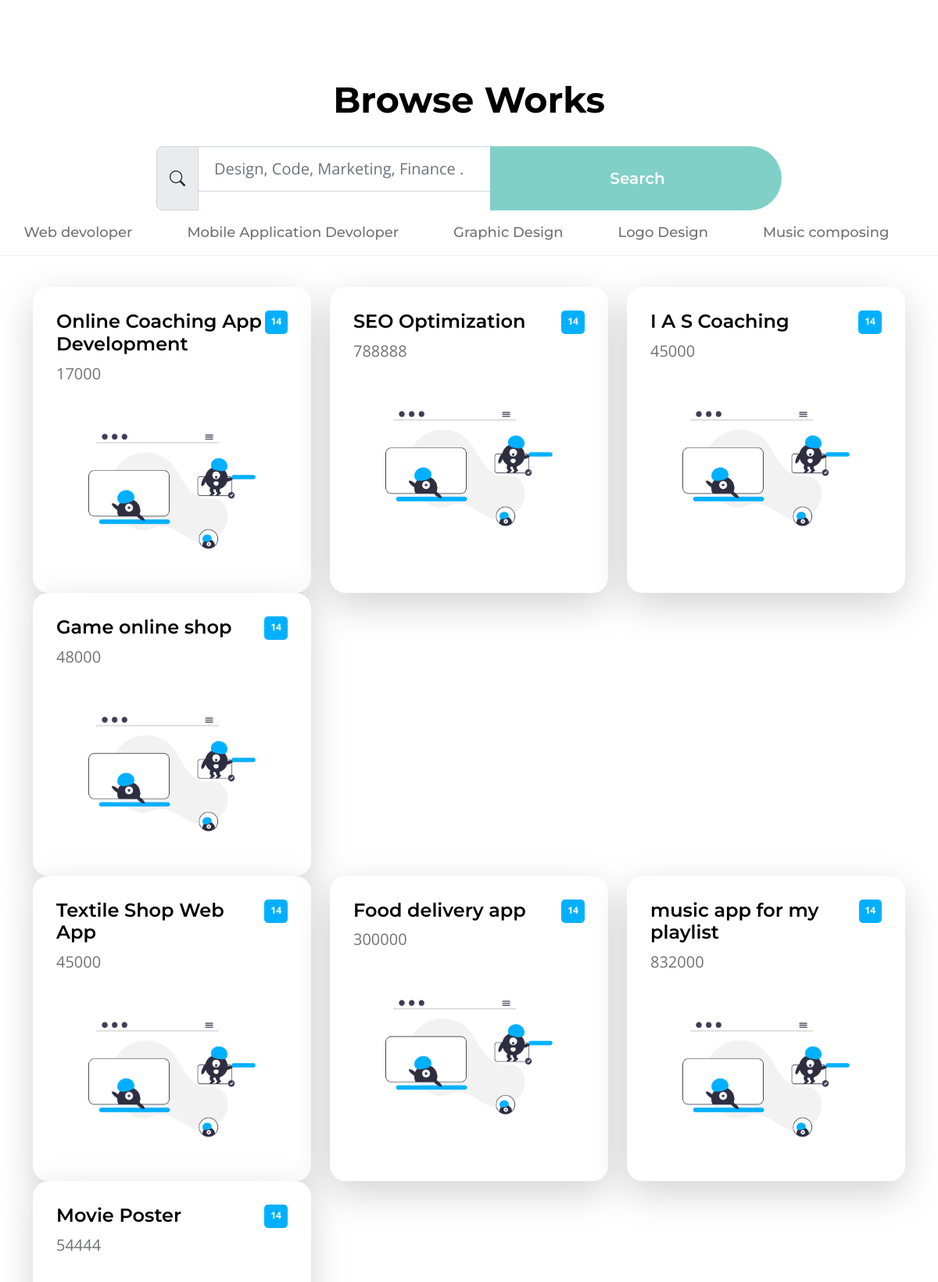
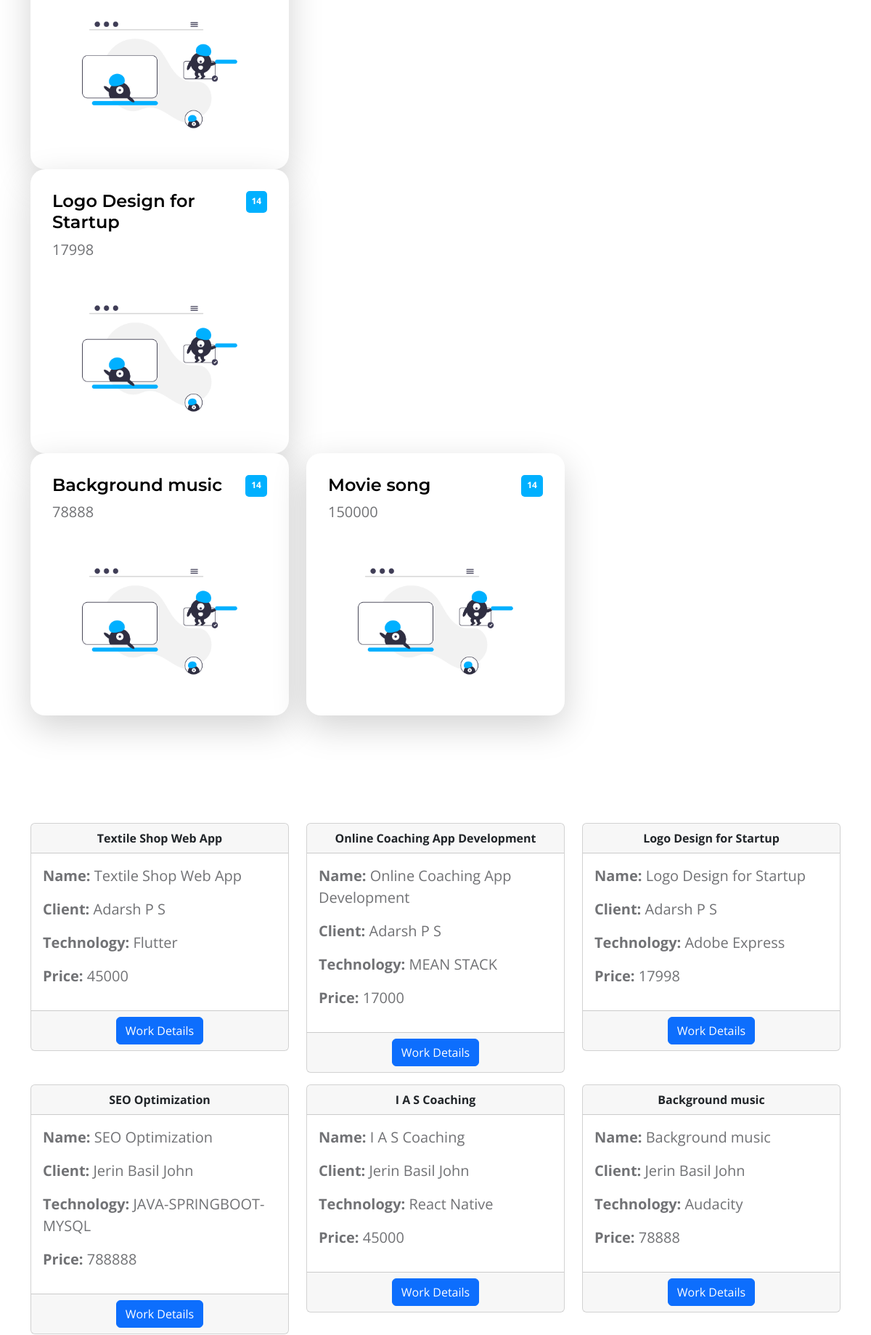
Screenshot of /Asset/Files/Client/Workdocs/originalviewworks.php (upper part) with the database file from the repository (2 pictures, top to bottom).
### tables this page shows
CREATE TABLE `tbl_category` (
  `category_id` int(11) NOT NULL,
  `category_name` varchar(50) NOT NULL
);

CREATE TABLE `tbl_work` (
  `work_id` int(11) NOT NULL,
  `work_name` varchar(100) NOT NULL,
  `work_price` varchar(50) NOT NULL,
  `work_details` varchar(1000) NOT NULL,
  `work_doc` varchar(50) NOT NULL,
  `client_id` int(11) NOT NULL,
  `subcat_id` int(11) NOT NULL,
  `work_final` varchar(100) NOT NULL,
  `work_status` int(11) NOT NULL DEFAULT 0
);

CREATE TABLE `tbl_client` (
  `client_id` int(11) NOT NULL,
  `client_name` varchar(50) NOT NULL,
  `client_email` varchar(50) NOT NULL,
  `place_id` int(11) NOT NULL,
  `client_address` varchar(100) NOT NULL,
  `client_photo` varchar(50) NOT NULL,
  `client_proof` varchar(50) NOT NULL,
  `client_password` varchar(50) NOT NULL,
  `client_dob` varchar(50) NOT NULL,
  `client_contact` varchar(50) NOT NULL,
  `client_status` int(11) NOT NULL,
  `client_gender` varchar(50) NOT NULL
);

CREATE TABLE `tbl_subcat` (
  `subcat_id` int(11) NOT NULL,
  `subcat_name` varchar(50) NOT NULL,
  `category_id` int(11) NOT NULL
);

### Asset/Files/Client/Workdocs/originalviewworks.php (the view, shortened to what this page needs)
<?php
include('Header.php');
?>
<!DOCTYPE html PUBLIC "-//W3C//DTD XHTML 1.0 Transitional//EN" "http://www.w3.org/TR/xhtml1/DTD/xhtml1-transitional.dtd">
<html xmlns="http://www.w3.org/1999/xhtml">
<head>
  <link href="../Asset/Templates/Main/css/bootstrap.min.css" rel="stylesheet">
  <link href="../Asset/Templates/Main/css/bootstrap-icons.css" rel="stylesheet">
  <link href="../Asset/Templates/Main/css/templatemo-topic-listing.css" rel="stylesheet">
</head>
<body>
  <section class="explore-section section-padding" id="section_2">
    <div class="container">
      <div class="col-12 text-center">
        <h2 class="mb-4">Browse Works</h1>
      </div>
    </div>
    <div class="col-lg-8 col-12 mx-auto">
      <form method="get" class="custom-form mt-4 pt-2 mb-lg-0 mb-5" role="search">
        <div class="input-group input-group-lg">
          <span class="input-group-text bi-search" id="basic-addon1">
          </span>
          <input name="keyword" type="search" class="form-control" id="keyword" placeholder="Design, Code, Marketing, Finance ..." aria-label="Search">
          <button type="submit" class="form-control">Search</button>
        </div>
      </form>
    </div>
    <div class="container-fluid">
      <div class="row">
        <ul class="nav nav-tabs" id="myTab" role="tablist">
          <?php
          $selqry = "SELECT * FROM tbl_category";
          $category = $con->query($selqry);
          while ($data = $category->fetch_assoc()) {
          ?>
            <li class="nav-item" role="presentation">
              <button class="nav-link" id="<?php echo $data['category_id'] ?>" data-bs-toggle="tab" data-bs-target="#<?php echo $data['category_id'] ?>-tab-pane" type="button" role="tab" aria-controls="<?php echo $data['category_id'] ?>-tab-pane" aria-selected="true"><?php echo $data['category_name'] ?></button>
            </li>
            <br>
          <?php
          }
          ?>
        </ul>
      </div>
    </div>
    <div class="container">
      <div class="row">
        <div class="col-12">
          <div class="tab-content" id="myTabContent">
            <?php
            $selCat = "select * from tbl_category";
            $resCat = $con->query($selCat);
            while ($dataCat = $resCat->fetch_assoc()) {
            ?>
              <div class="tab-pane fade show active" id="<?php echo $dataCat['category_id'] ?>-tab-pane" role="tabpanel" aria-labelledby="<?php echo $dataCat['category_id'] ?>-tab" tabindex="0">
                <div class="row">
                  <?php
                  $selqry = "SELECT * FROM tbl_work w inner join tbl_subcat s on w.subcat_id=s.subcat_id where category_id=" . $dataCat['category_id'];
                  $work = $con->query($selqry);
                  while ($data = $work->fetch_assoc()) {
                  ?>
                    <div class="col-lg-4 col-md-6 col-12 mb-4 mb-lg-0">
                      <div class="custom-block bg-white shadow-lg">
                        <a href="topics-detail.html">
                          <div class="d-flex">
                            <div>
                              <h5 class="mb-2"><?php echo $data['work_name']   ?></h5>
                              <p class="mb-0"><?php echo $data['work_price'] ?></p>
                            </div>
                            <span class="badge bg-design rounded-pill ms-auto">14</span>
                          </div>
                          <img src="images/topics/undraw_Remote_design_team_re_urdx.png" class="custom-block-image img-fluid" alt="">
                        </a>
                      </div>
                    </div>
                  <?php
                  }
                  ?>
                </div>
              </div>
            <?php
            }
            ?>
          </div>
        </div>
      </div>
  </section>
  <form id="frm_view" name="frm_view" method="post" action="">
    <div class="container mt-5">
      <div class="row ">
        <?php
        $selqry = "SELECT * FROM tbl_work u
           INNER JOIN tbl_client p ON u.client_id = p.client_id
           INNER JOIN tbl_subcat s ON u.subcat_id = s.subcat_id
           INNER JOIN tbl_category c ON s.category_id = c.category_id";
        $work = $con->query($selqry);
        while ($data = $work->fetch_assoc()) {
        ?>
          <div class="col-md-4 mb-3">
            <div class="card">
              <div class="card-header text-center">
                <strong><?php echo $data['work_name'] ?></strong>
              </div>
              <div class="card-body">
                <p><strong>Name:</strong> <?php echo $data['work_name'] ?></p>
                <p><strong>Client:</strong> <?php echo $data['client_name'] ?></p>
                <p><strong>Technology:</strong> <?php echo $data['subcat_name'] ?></p>
                <p><strong>Price:</strong> <?php echo $data['work_price'] ?></p>
              </div>
              <div class="card-footer text-center">
                <a href="Work_Details.php?wid=<?php echo $data['work_id']; ?>" class="btn btn-primary">Work Details</a>
              </div>
            </div>
          </div>
          <br>
        <?php
        }
        ?>
      </div>
    </div>
  </form>
</body>
</html>

### Asset/Templates/Main/css/templatemo-topic-listing.css (style rules this page uses)
:root { --white-color: #ffffff; --primary-color: #13547a; --secondary-color: #80d0c7; --section-bg-color: #f0f8ff; --custom-btn-bg-color: #80d0c7; --custom-btn-bg-hover-color: #13547a; --dark-color: #000000; --p-color: #717275; --border-color: #7fffd4; --link-hover-color: #13547a; --body-font-family: 'Open Sans', sans-serif; --title-font-family: 'Montserrat', sans-serif; --h1-font-size: 58px; --h2-font-size: 46px; --h3-font-size: 32px; --h4-font-size: 28px; --h5-font-size: 24px; --h6-font-size: 22px; --p-font-size: 20px; --menu-font-size: 14px; --btn-font-size: 18px; --copyright-font-size: 16px; --border-radius-large: 100px; --border-radius-medium: 20px; --border-radius-small: 10px; --font-weight-normal: 400; --font-weight-medium: 500; --font-weight-semibold: 600; --font-weight-bold: 700; }
body { background-color: var(--white-color); font-family: var(--body-font-family); }
h2, h3, h4, h5, h6 { color: var(--dark-color); }
h1, h2, h3, h4, h5, h6 { font-family: var(--title-font-family); font-weight: var(--font-weight-semibold); }
h2 { font-size: var(--h2-font-size); font-weight: var(--font-weight-bold); }
h5 { font-size: var(--h5-font-size); }
p { color: var(--p-color); font-size: var(--p-font-size); font-weight: var(--font-weight-normal); }
ul li { color: var(--p-color); font-size: var(--p-font-size); font-weight: var(--font-weight-normal); }
a, button { touch-action: manipulation; transition: all 0.3s; }
a { display: inline-block; color: var(--primary-color); text-decoration: none; }
b, strong { font-weight: var(--font-weight-bold); }
.section-padding { padding-top: 100px; padding-bottom: 100px; }
.tab-content { background-color: var(--white-color); border-radius: var(--border-radius-medium); }
.nav-tabs { border-bottom: 1px solid #ecf3f2; margin-bottom: 40px; justify-content: center; }
.nav-tabs .nav-link { border-radius: 0; border-top: 0; border-right: 0; border-left: 0; color: var(--p-color); font-family: var(--title-font-family); font-size: var(--btn-font-size); font-weight: var(--font-weight-medium); padding: 15px 25px; transition: all 0.3s; }
.nav-tabs .nav-link:first-child { margin-right: 20px; }
.custom-block { border-radius: var(--border-radius-medium); position: relative; overflow: hidden; padding: 30px; transition: all 0.3s ease; height: 100%; }
.custom-block > a { width: 100%; }
.custom-block-image { display: block; width: 100%; height: 200px; object-fit: cover; margin-top: 35px; }
.custom-block .rounded-pill { border-radius: 5px !important; display: flex; justify-content: center; text-align: center; width: 30px; height: 30px; line-height: 20px; }
.bg-design { background-color: #00B0FF; }
.custom-form .form-control { border-radius: var(--border-radius-large); color: var(--p-color); margin-bottom: 24px; padding-top: 13px; padding-bottom: 13px; padding-left: 20px; outline: none; }
.custom-form button[type="submit"] { background: var(--custom-btn-bg-color); border: none; border-radius: var(--border-radius-large); color: var(--white-color); font-family: var(--title-font-family); font-size: var(--p-font-size); font-weight: var(--font-weight-semibold); transition: all 0.3s; margin-bottom: 0; }

### rows the page displays
tbl_category: category_name "Web devoloper"
tbl_category: category_name "Mobile Application Devoloper"
tbl_category: category_name "Graphic Design"
tbl_category: category_name "Logo Design"
tbl_category: category_name "Music composing"
tbl_work: work_name "Online Coaching App Development", work_price "17000", client.client_name "Adarsh P S", subcat.subcat_name "MEAN STACK"
tbl_work: work_name "SEO Optimization", work_price "788888", client.client_name "Jerin Basil John", subcat.subcat_name "JAVA-SPRINGBOOT-MYSQL"
tbl_work: work_name "I A S Coaching", work_price "45000", client.client_name "Jerin Basil John", subcat.subcat_name "React Native"
tbl_work: work_name "Game online shop", work_price "48000"
tbl_work: work_name "Textile Shop Web App", work_price "45000", client.client_name "Adarsh P S", subcat.subcat_name "Flutter"
tbl_work: work_name "Food delivery app", work_price "300000"
tbl_work: work_name "music app for my playlist", work_price "832000"
tbl_work: work_name "Movie Poster", work_price "54444"
tbl_work: work_name "Logo Design for Startup", work_price "17998", client.client_name "Adarsh P S", subcat.subcat_name "Adobe Express"
tbl_work: work_name "Background music", work_price "78888", client.client_name "Jerin Basil John", subcat.subcat_name "Audacity"
tbl_work: work_name "Movie song", work_price "150000"
